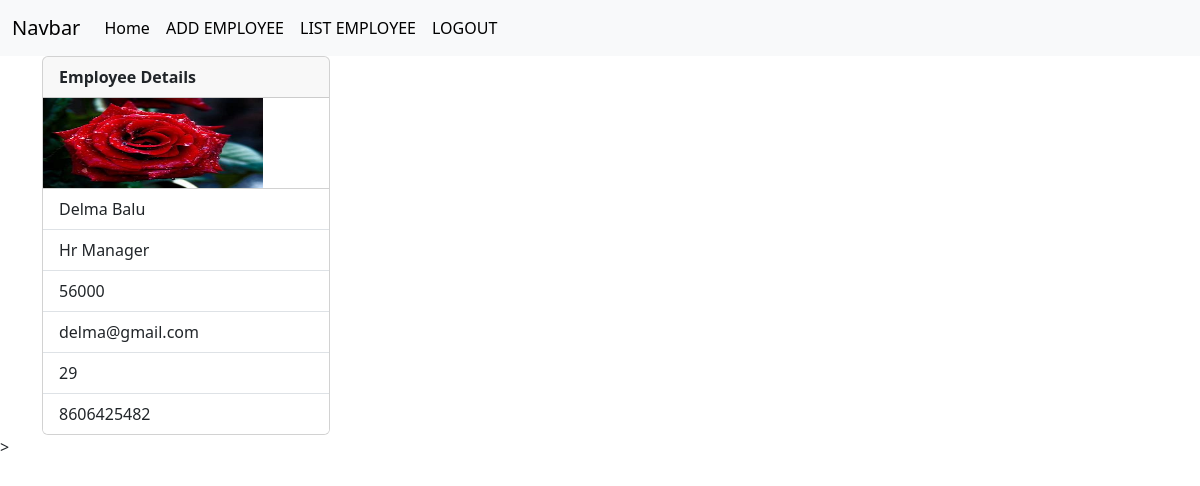
/employees/2 (signed in), run on the app's committed database.
### crm/models.py (models this page shows, shortened)
class Employees(models.Model):
    name=models.CharField(max_length=200)
    department=models.CharField(max_length=200)
    salary=models.PositiveIntegerField()
    email=models.EmailField(unique=True)
    age=models.PositiveIntegerField()
    contact=models.CharField(null=True,max_length=10)
    profile_pic=models.ImageField(upload_to="images",null=True,blank=True)
    dob=models.DateField(null=True,blank=True)

### crm/views.py (the view)
# urls.py: path("employees/<int:pk>",views.EmployeeDetailView.as_view(),name="emp-details"),
@method_decorator(signin_required,name="dispatch")
class EmployeeDetailView(View):
    def get(self,request,*args,**kwargs):
        id=kwargs.get("pk")
        qs=Employees.objects.get(id=id)
        return render(request,"emp_detail.html",{"data":qs})

### crm/views.py (called while the page is built)
def signin_required(fn):
    def wrapper(request,*args,**kwargs):
        if not request.user.is_authenticated:
            messages.error(request,"invalid session")
            return redirect("signin")
        else:
            return fn(request,*args,**kwargs)
    return wrapper

### crm/templates/emp_detail.html (shortened to what this page needs)
{%extends 'base.html'%}
{%block body_block%}
<div class="container">
    <div>
        <div class="card" style="width: 18rem;">
            <div class="card-header">
              <b>Employee Details</b>
            </div>
            <div>
              {%if data.profile_pic%}
              <img src="{{data.profile_pic.url}}" alt="" height="90" width="220">
              {%endif%}
            </div>
            <ul class="list-group list-group-flush">
              <li class="list-group-item">{{data.name}}</li>
              <li class="list-group-item">{{data.department}}</li>
              <li class="list-group-item">{{data.salary}}</li>
              <li class="list-group-item">{{data.email}}</li>
              <li class="list-group-item">{{data.age}}</li>
              <li class="list-group-item">{{data.contact}}</li>
            </ul>
          </div>
    </div>
  </div>>
{%endblock%}<!-- <!DOCTYPE html>

### data on the page
Employees: profile_pic (picture), name "Delma Balu", department "Hr Manager", salary "56000", email "delma@gmail.com", age "29", contact "8606425482"
